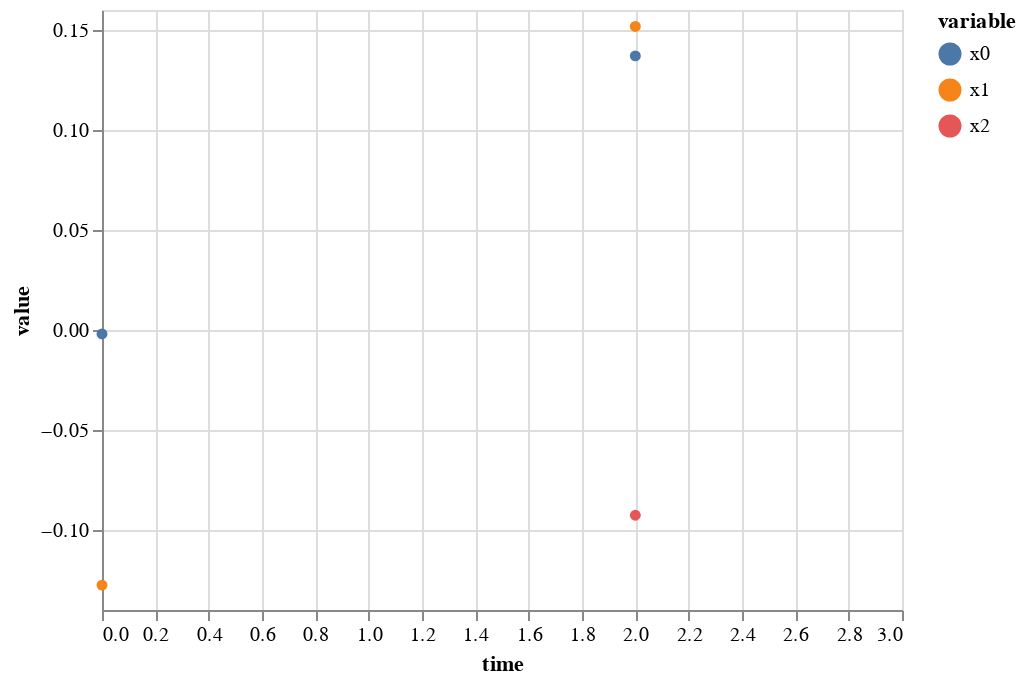

Here is the notebook cell this chart was saved with:
### Code cell
alt.Chart(fd_df).mark_line(point=True).encode(
    x = "time",
    y = "value",
    color = "variable"
)

### Figure 1 — Vega-Lite specification as saved in the notebook (floating-point values rounded to 4 significant figures)
{"config": {"view": {"continuousWidth": 400, "continuousHeight": 300}}, "data": {"name": "data-03a6fdf6ec02aa3453821f006385775a"}, "mark": {"type": "line", "point": true}, "encoding": {"color": {"field": "variable", "type": "nominal"}, "x": {"field": "time", "type": "quantitative"}, "y": {"field": "value", "type": "quantitative"}}, "$schema": "https://vega.github.io/schema/vega-lite/v4.17.0.json", "datasets": {"data-03a6fdf6ec02aa3453821f006385775a": [{"time": 0.0, "variable": "x0", "value": -0.001938}, {"time": 1.0, "variable": "x0", "value": null}, {"time": 2.0, "variable": "x0", "value": 0.1371}, {"time": 3.0, "variable": "x0", "value": null}, {"time": 0.0, "variable": "x1", "value": -0.1276}, {"time": 1.0, "variable": "x1", "value": null}, {"time": 2.0, "variable": "x1", "value": 0.1518}, {"time": 3.0, "variable": "x1", "value": null}, {"time": 0.0, "variable": "x2", "value": null}, {"time": 1.0, "variable": "x2", "value": null}, {"time": 2.0, "variable": "x2", "value": -0.09262}, {"time": 3.0, "variable": "x2", "value": null}]}}
